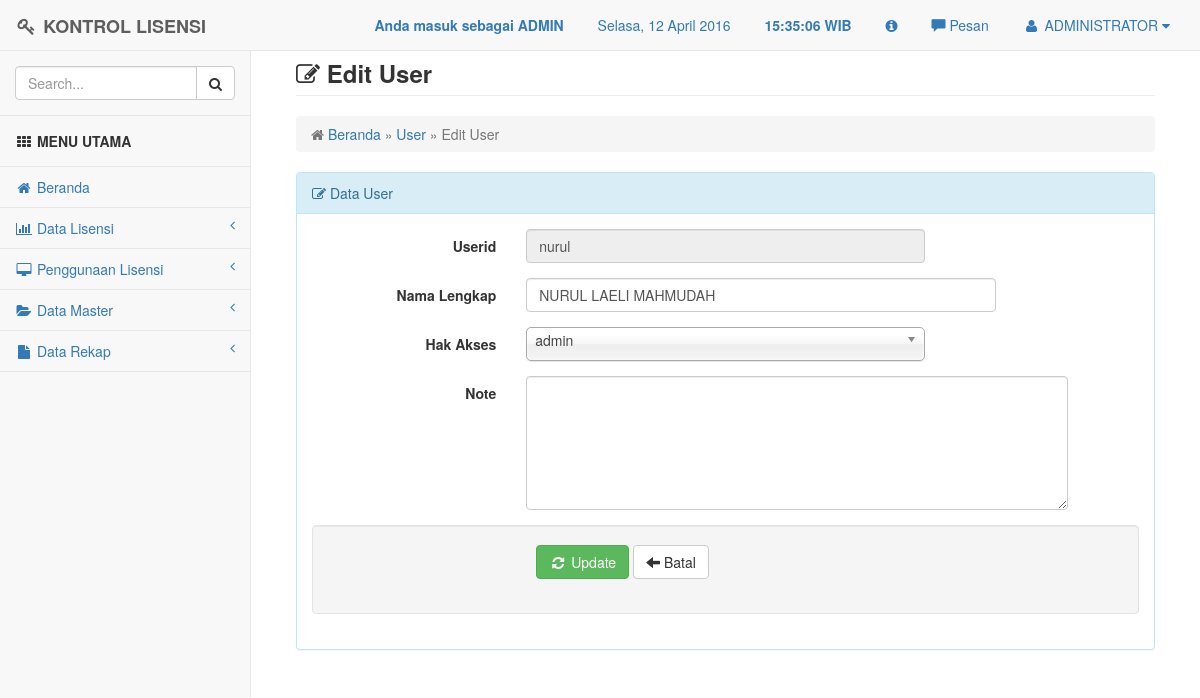
The page /user/user_update.php?id=nurul (signed in) on the database its author committed.
### tables this page shows
CREATE TABLE `t_user` (
  `nama_lengkap` varchar(20) NOT NULL,
  `userid` varchar(20) NOT NULL,
  `password` varchar(100) NOT NULL,
  `level` varchar(10) NOT NULL
);

### user/user_update.php (the view, shortened to what this page needs)
<?php
include "../config/header.php";
?>
<div id="page-wrapper">
    <div class="container-fluid">
        <div class="row">
            <div class="col-lg-12">
                <h3 class="page-header"><i class="fa fa-edit"></i> <strong>Edit User</strong></h3>
                <ol class="breadcrumb">
                    <li class="active">
                        <i class="fa fa-home"></i> <a href="../config/index.php" title="Kembali ke Beranda">Beranda</a> &raquo;
						<a href="../user/user.php" title="Lihat Data User">User</a> &raquo; Edit User
                    </li>
                </ol>
            </div>
        </div>
        <div class="row">
            <div class="col-lg-12">
                <div class="panel panel-info">
				<div class="panel-heading"><i class="fa fa-edit"></i>  Data User</div>
                    <div class="panel-body">
						<?php
							$id = $_GET['id'];
							$query = mysql_query("select * from t_user where userid='$id'") or die(mysql_error());
							$row = mysql_fetch_assoc($query);
						?>
							<form id="validator" action="" method="post" class="form-horizontal">
                				<div class="form-group" align="right">
									<label class="col-sm-3 control-label">Userid</label>
										<div class="col-sm-6">
											<input type="text" name="userid" class="form-control" value="<?php echo $row['userid']?>" readonly>
										</div>
								</div>
								<div class="form-group" align="right">
									<label class="col-sm-3 control-label">Nama Lengkap</label>
										<div class="col-sm-7">
											<input type="text" name="nama_lengkap" class="form-control" value="<?php echo $row['nama_lengkap']?>" required>
										</div>
								</div>
                                <div class="form-group">
									<label class="col-sm-3 control-label">Hak Akses</label>
										<div class="col-sm-6">
														<?php
															$result = mysql_query("SELECT * FROM t_leveluser");
															while($row = mysql_fetch_array($result))
															{
																echo "<option value='$row[level]'>$row[level]</option>";
															}
														?>
										</div>
								</div>
								<div class="form-group">
									<label class="col-sm-3 control-label">Note</label>
									<div class="col-sm-8">
										<textarea rows="6" class="form-control" name="note"><?php echo $row['note'] ?></textarea>
									</div>
								</div>
                                <div class="form-actions well">
								<div class="form-group">
									<label class="col-sm-3 control-label"></label>
										<div class="col-sm-4">
											<button type="submit" name="update" class="btn btn-success btn-md"><i class="fa fa-fw fa-refresh"></i> Update</button>
											<a href="../user/user.php" class="btn btn-md btn-default" title="Kembali">
											<span class="glyphicon glyphicon-arrow-left" aria-hidden="true"></span> Batal</a>
										</div>
								</div>
								</div>
                            </form>
					</div>
                </div>
            </div>
		</div>
    </div>
</div>
<?php
include "../config/footer.php";
?>
</body>
</html>

### config/header.php (shortened to what this page needs)
<!DOCTYPE html>
<html>
<head>
    <link href="../assets/plugins/bootstrap/dist/css/bootstrap.min.css" rel="stylesheet">
    <link href="../assets/plugins/metisMenu/dist/metisMenu.min.css" rel="stylesheet">
    <link href="../assets/plugins/datatables-plugins/integration/bootstrap/3/dataTables.bootstrap.css" rel="stylesheet">
    <link href="../assets/plugins/bootstrap/dist/css/bootstrap-datepicker.css" rel="stylesheet">
	<link href="../assets/plugins/validator/css/bootstrapValidator.css" rel="stylesheet" type="text/css" >
	<link href="../assets/css/style.css" rel="stylesheet">
    <link href="../assets/font-awesome/css/font-awesome.min.css" rel="stylesheet" type="text/css">
	<link href="../assets/plugins/chosen/chosen.css" rel="stylesheet">
	<link href="../assets/plugins/fileinput/fileinput.css" rel="stylesheet">
	<link href="../assets/plugins/fancybox/jquery.fancybox.css?v=2.1.5" media="screen" rel="stylesheet" type="text/css" />
</head>
<body>
    <div id="wrapper">
        <nav class="navbar navbar-default navbar-fixed-top" role="navigation" style="margin-bottom: 0">
			<div class="navbar-header">
                <a class="navbar-brand" href="index.html"><i class="fa fa-key fa-fw"></i> <strong>KONTROL LISENSI</strong></a>
            </div>
			<ul class="nav navbar-top-links navbar-right">
				<li class="dropdown">
				<?php
				if ($_SESSION['level'] == "admin"){
				?>
					<a><blink><strong>Anda masuk sebagai ADMIN</strong></blink></a>
                <?php
				}
				else if ($_SESSION['level'] == "user"){
				?>
					<a><blink><strong>Anda masuk sebagai USER</strong></blink></a>
				<?php
				}
				?>
				</li>
				<li class="dropdown"><a><span id="dates"><span id="the-day">Hari, 00 Bulan 0000</span></a></li>
				<li class="dropdown"><a><strong><span id="the-time"> 00:00:00 </span> WIB</strong></span></a></li>
                <li class="dropdown"><a data-toggle="modal" data-target="#myModal" href="#" title="Tentang Kami"><i class="fa fa-info-circle"></i></a></li>
                <li><a id="pesan_sedia" href="#" data-toggle="modal" data-target="#modalpesan"><span class='glyphicon glyphicon-comment'></span>  Pesan</a></li>
				<li class="dropdown">
					<?php
					$aksi = "select * from t_user where userid = '".$_SESSION['userid']."'";
					$hasil = mysql_query($aksi);
					$data = mysql_fetch_array ($hasil);
					?>
                    <a class="dropdown-toggle" data-toggle="dropdown" href="#">
                        <i class="fa fa-user fa-fw"></i> <?php echo $data['nama_lengkap'];?>  <i class="fa fa-caret-down"></i>
                    </a>
				</li>
			</ul>
            <?php
			include "menu.php";
			?>
        </nav>
		<br>

### assets/css/style.css (style rules this page uses)
body { background-color: #f8f8f8; }
#wrapper { width: 100%; }
#page-wrapper { padding: 0 15px; min-height: 568px; background-color: #fff; }
@media (min-width:768px) { #page-wrapper { position: inherit; margin: 0 0 0 250px; padding: 0 30px; border-left: 1px solid #e7e7e7; } }
.navbar-top-links { margin-right: 0; }
.navbar-top-links li { display: inline-block; }
.navbar-top-links li:last-child { margin-right: 15px; }
.navbar-top-links li a { padding: 15px; min-height: 50px; }

### rows shown on the page
t_user: nama_lengkap "ADMINISTRATOR"
t_user: userid "nurul", nama_lengkap "NURUL LAELI MAHMUDAH"
